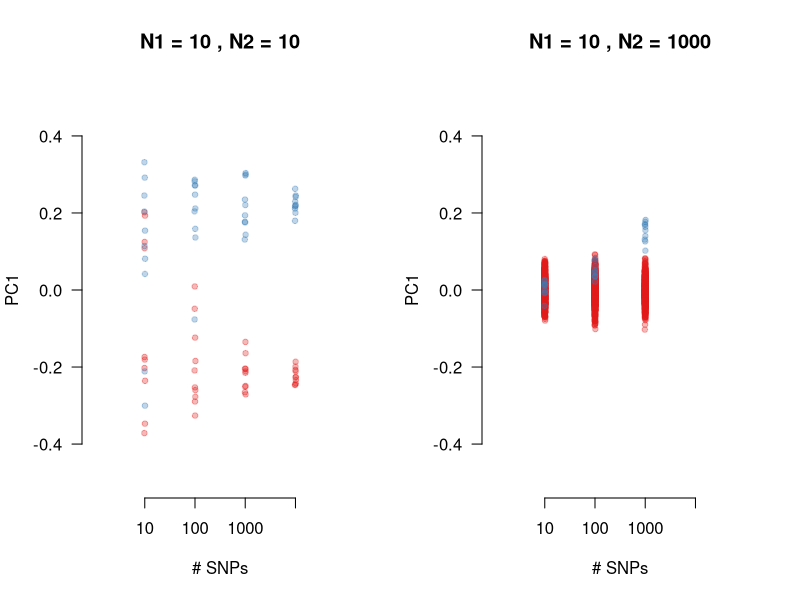

Write the R code that produced this figure. (Note: a time limit stopped this script after it produced the figure.)
library("pheatmap")
library("RColorBrewer")
library(gridExtra)

clr = brewer.pal(3,"Set1")

M = 10000
p0 = rep(0.5,M)
p_a = p0 + rnorm(M,0,0.1)
p_a[ p_a < 0 ] = 0
p_a[ p_a > 1 ] = 1
p_b = p0 + rnorm(M,0,0.1)
p_b[ p_b < 0 ] = 0
p_b[ p_b > 1 ] = 1

fst = ((p_a - p_b)^2) / ( p_a*(1-p_b) + p_b*(1-p_a))
mean(((p_a - p_b)^2))/mean(( p_a*(1-p_b) + p_b*(1-p_a)))

all_pa = p_a
all_pb = p_b

par(mfrow=c(1,2))
N_1 = 10
for ( N_2 in c(20,1010) ) {
m_val = c(10,100,1000,10e3)
plot( 0 , 0 , type="n" , main=paste("N1 = 10 , N2 = ",N_2-N_1,sep=''),xlim=c(0.9,110e3) , ylim=c(-0.5,0.5) , log="x" , xlab="# SNPs" , xaxt="n" , ylab="PC1",las=1,bty="n")
axis( 1 , at=m_val,lab=m_val)

for ( M in m_val ) {
  p_a = all_pa[1:M]
  p_b = all_pb[1:M]
  mat = matrix(NA,nrow=N_2,ncol=M)
  for ( i in 1:N_1 ) {
    mat[i,] = rbinom(M,2,p_a)
  }
  
  for ( i in (N_1+1):(N_2) ) {
    mat[i,] = rbinom(M,2,p_b)
  }
  
  mat = mat[ , apply(mat,2,sd) != 0 ]
  mat = scale(mat)
  
  pop_lbl = c(rep(1,N_1),rep(0,N_2-N_1))
  pca = prcomp(t(mat),center=T,scale=T)
  pc1 = pca$rotation[,1]
  if ( cor(pc1,pop_lbl) < 0 ) pc1 = pc1*-1
  points( jitter(rep(M,length(pop_lbl)))[pop_lbl==0] , pc1[pop_lbl==0] , pch=19 , col = paste(clr[1],"50",sep='') , cex=0.75 )
  points( jitter(rep(M,length(pop_lbl)))[pop_lbl==1] , pc1[pop_lbl==1] , pch=19 , col = paste(clr[2],"50",sep='') , cex=0.75 )
}
}

# plot heatmaps
N_2 = 20
plot_list=list()
ctr = 1
for ( M in m_val ) {
  p_a = all_pa[1:M]
  p_b = all_pb[1:M]
  mat = matrix(NA,nrow=N_2,ncol=M)
  for ( i in 1:N_1 ) {
    mat[i,] = rbinom(M,2,p_a)
  }
  
  for ( i in (N_1+1):(N_2) ) {
    mat[i,] = rbinom(M,2,p_b)
  }
  
  mat = mat[ , apply(mat,2,sd) != 0 ]
  mat = scale(mat)
  
  K = (mat) %*% t(mat) / (M)
  diag(K) = NA
  plot_list[[ paste("p",ctr,sep='') ]] = pheatmap(K,cluster_rows=F,cluster_cols=F)[[4]]
  ctr = ctr + 1
}
grid.arrange(grobs=plot_list, ncol=4)
